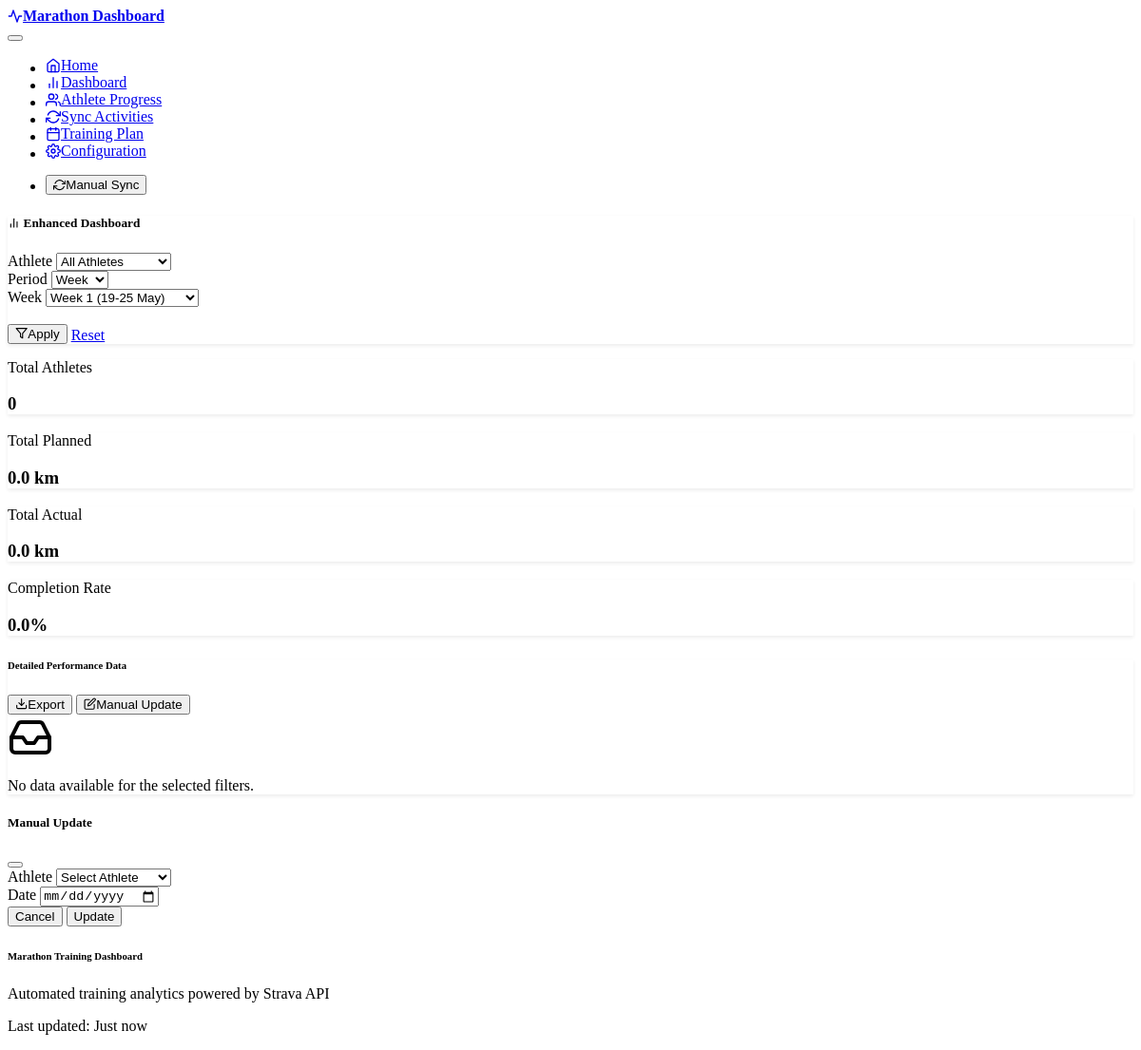
Page /dashboard on the earlier database version.
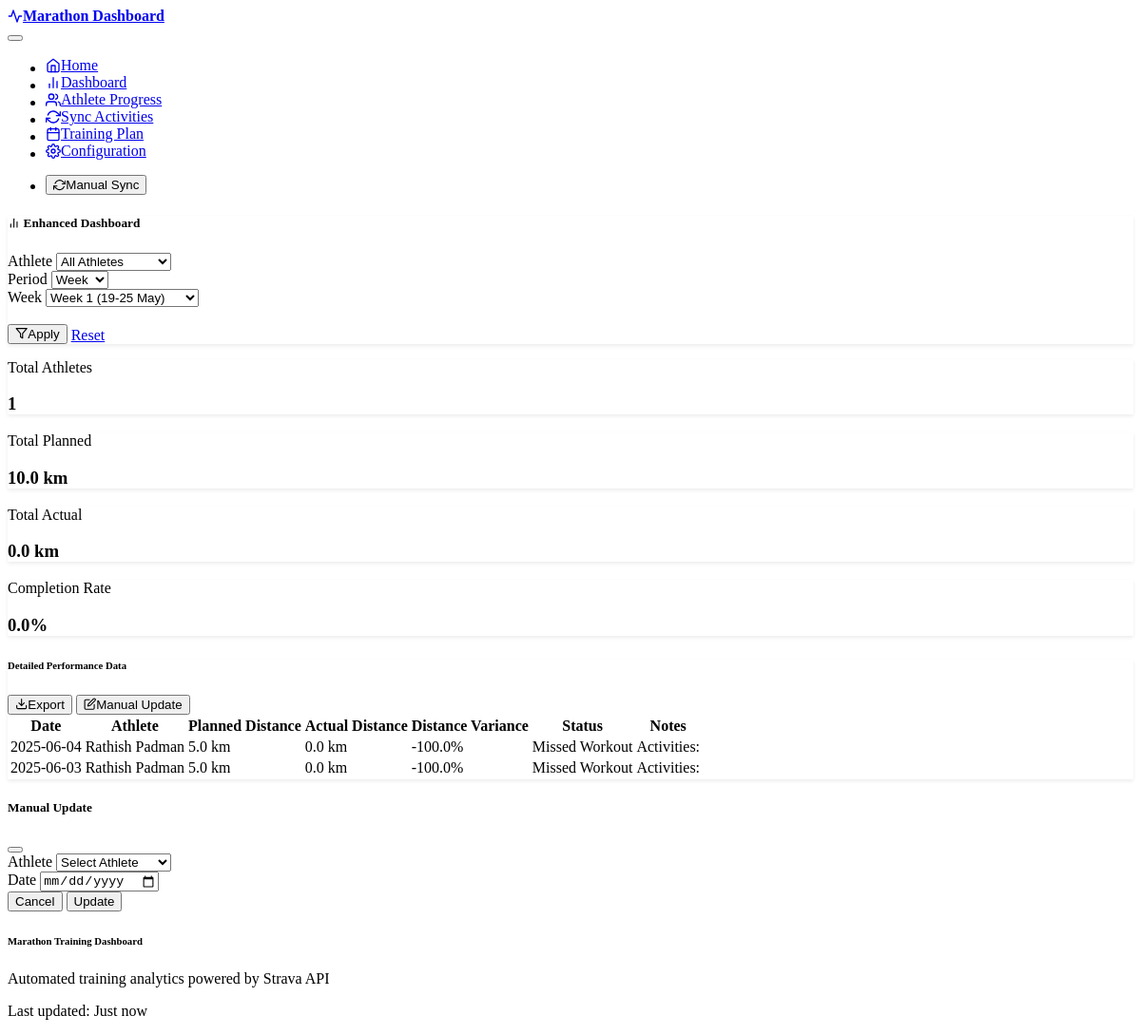
Same page on the later database version.
### models.py (models this page shows)
class DailySummary(db.Model):
    id = db.Column(db.Integer, primary_key=True)
    athlete_id = db.Column(db.Integer,
                           db.ForeignKey('athlete.id'),
                           nullable=False)
    summary_date = db.Column(db.DateTime, nullable=False)
    actual_distance_km = db.Column(db.Float, nullable=True)
    planned_distance_km = db.Column(db.Float, nullable=True)
    actual_pace_min_per_km = db.Column(db.Float, nullable=True)
    planned_pace_min_per_km = db.Column(db.Float, nullable=True)
    distance_variance_percent = db.Column(db.Float, nullable=True)
    pace_variance_percent = db.Column(db.Float, nullable=True)
    status = db.Column(db.String(50),
                       nullable=True)  # On Track, Under-performed, etc.
    notes = db.Column(db.Text, nullable=True)
    created_at = db.Column(db.DateTime, default=datetime.utcnow)
    __table_args__ = (
        UniqueConstraint('athlete_id', 'summary_date', name='uq_daily_summary_athlete_date'),
        db.Index('idx_daily_summary_date', 'summary_date'),
        db.Index('idx_daily_summary_athlete', 'athlete_id'),
        db.Index('idx_daily_summary_status', 'status')
    )
    __table_args__ = (UniqueConstraint('athlete_id', 'summary_date', name='uq_daily_summary_athlete_date'),)

class Athlete(db.Model):
    id = db.Column(db.Integer, primary_key=True)
    name = db.Column(db.String(100), nullable=False)
    strava_athlete_id = db.Column(db.Integer, unique=True, nullable=True)
    refresh_token = db.Column(db.String(255), nullable=True)
    access_token = db.Column(db.String(255), nullable=True)
    token_expires_at = db.Column(db.DateTime, nullable=True)
    is_active = db.Column(db.Boolean, default=True)
    created_at = db.Column(db.DateTime, default=datetime.utcnow)
    activities = db.relationship('Activity', backref='athlete', lazy=True)
    planned_workouts = db.relationship('PlannedWorkout',
                                       backref='athlete',
                                       lazy=True)
    daily_summaries = db.relationship('DailySummary',
                                      backref='athlete',
                                      lazy=True)

### routes.py (the view, shortened to what this page needs)
@app.route('/dashboard')
def dashboard():
    try:
        athlete_filter = request.args.get('athlete_id', type=int)
        date_filter = request.args.get('date')
        period_filter = request.args.get('period', 'week')  # Default to week view
        activity_filter = request.args.get('activity_type', 'all')
        week_filter = request.args.get('week')
        month_filter = request.args.get('month')
        start_date_filter = request.args.get('start_date')
        end_date_filter = request.args.get('end_date')
        base_date = datetime(2025, 5, 19)  # Week 1 starts May 19
        current_date = datetime.now()
        days_since_base = (current_date.date() - base_date.date()).days
        current_week_num = (days_since_base // 7) + 1
        if period_filter == 'day':
            if start_date_filter:
                target_date = datetime.strptime(start_date_filter, '%Y-%m-%d')
            else:
                target_date = datetime.now().replace(hour=0, minute=0, second=0, microsecond=0)
        elif period_filter == 'week':
            if week_filter:
                week_num = int(week_filter.split('-')[1]) - 1
                target_date = base_date + timedelta(weeks=week_num)
            else:
                target_date = base_date + timedelta(weeks=current_week_num - 1)
                week_filter = f"week-{current_week_num}"
        else:
            target_date = datetime.now().replace(hour=0, minute=0, second=0, microsecond=0)
        all_athletes = db.session.query(Athlete).filter_by(is_active=True).order_by(Athlete.name).all()
        dashboard_data = get_enhanced_dashboard_data(
            target_date, athlete_filter, period_filter, activity_filter,
            start_date_filter, end_date_filter
        )
        dashboard_builder = DashboardBuilder()
        weekly_trends = dashboard_builder.get_weekly_trends(target_date)
        return render_template('dashboard.html',
                               dashboard_data=dashboard_data,
                               weekly_trends=weekly_trends,
                               target_date=target_date,
                               all_athletes=all_athletes,
                               filters={
                                   'athlete_id': athlete_filter,
                                   'date': date_filter,
                                   'period': period_filter,
                                   'activity_type': activity_filter,
                                   'week': week_filter,
                                   'month': month_filter,
                                   'start_date': start_date_filter,
                                   'end_date': end_date_filter
                               })
    except Exception as e:
        logger.error(f"Error loading dashboard: {e}")
        flash(f"Error loading dashboard: {e}", "error")
        return redirect(url_for('index'))

### templates/dashboard.html (shortened to what this page needs)
{% extends "base.html" %}
{% block content %}
<div class="container">
    <div class="row mb-4">
        <div class="col-12">
            <div class="card">
                <div class="card-header">
                    <h5 class="card-title mb-3">
                        <i data-feather="bar-chart-2" class="me-2"></i>
                        Enhanced Dashboard
                    </h5>
                    <form method="GET" class="row g-3">
                        <div class="col-md-3">
                            <label for="athlete_filter" class="form-label">Athlete</label>
                            <select name="athlete_id" id="athlete_filter" class="form-select">
                                <option value="">All Athletes</option>
                            </select>
                        </div>
                        <div class="col-md-2">
                            <label for="period_filter" class="form-label">Period</label>
                            <select name="period" id="period_filter" class="form-select" onchange="toggleDateInputs()">
                                <option value="week" {% if filters.period == 'week' %}selected{% endif %}>Week</option>
                            </select>
                        </div>
                        <div class="col-md-2" id="week_selector_container" style="display: none;">
                            <label for="week_selector" class="form-label">Week</label>
                            <select name="week" id="week_selector" class="form-select">
                                <option value="week-1">Week 1 (19-25 May)</option>
                            </select>
                        </div>
                        <div class="col-md-3">
                            <label class="form-label">&nbsp;</label>
                            <div class="d-flex gap-2">
                                <button type="submit" class="btn btn-primary">
                                    <i data-feather="filter" class="me-1"></i>Apply
                                </button>
                                <a href="{{ url_for('dashboard') }}" class="btn btn-outline-secondary">Reset</a>
                            </div>
                        </div>
                    </form>
                </div>
            </div>
        </div>
    </div>
    <div class="row mb-4">
        <div class="col-md-3">
            <div class="card bg-primary text-white h-100">
                <div class="card-body">
                    <div class="d-flex justify-content-between">
                        <div>
                            <p class="card-text">Total Athletes</p>
                            <h3 class="mb-0" id="tile-total-athletes">{{ dashboard_data.period_stats.total_athletes }}</h3>
                        </div>
                    </div>
                </div>
            </div>
        </div>
        <div class="col-md-3">
            <div class="card bg-success text-white h-100">
                <div class="card-body">
                    <div class="d-flex justify-content-between">
                        <div>
                            <p class="card-text">Total Planned</p>
                            <h3 class="mb-0" id="tile-total-planned">{{ "%.1f"|format(dashboard_data.period_stats.total_planned) }} km</h3>
                        </div>
                    </div>
                </div>
            </div>
        </div>
        <div class="col-md-3">
            <div class="card bg-info text-white h-100">
                <div class="card-body">
                    <div class="d-flex justify-content-between">
                        <div>
                            <p class="card-text">Total Actual</p>
                            <h3 class="mb-0" id="tile-total-actual">{{ "%.1f"|format(dashboard_data.period_stats.total_actual) }} km</h3>
                        </div>
                    </div>
                </div>
            </div>
        </div>
        <div class="col-md-3">
            <div class="card bg-{{ 'success' if dashboard_data.period_stats.completion_rate >= 80 else 'warning' if dashboard_data.period_stats.completion_rate >= 60 else 'danger' }} text-white h-100">
                <div class="card-body">
                    <div class="d-flex justify-content-between">
                        <div>
                            <p class="card-text">Completion Rate</p>
                            <h3 class="mb-0" id="tile-completion-rate">{{ "%.1f"|format(dashboard_data.period_stats.completion_rate) }}%</h3>
                        </div>
                    </div>
                </div>
            </div>
        </div>
    </div>
    <div class="row mb-4">
        <div class="col-12">
            <div class="card">
                <div class="card-header d-flex justify-content-between align-items-center">
                    <h6 class="mb-0">Detailed Performance Data</h6>
                    <div class="btn-group">
                        <button class="btn btn-sm btn-outline-primary" onclick="exportToCSV()">
                            <i data-feather="download" class="me-1"></i>Export
                        </button>
                        <button class="btn btn-sm btn-primary" onclick="showManualUpdateModal()">
                            <i data-feather="edit" class="me-1"></i>Manual Update
                        </button>
                    </div>
                </div>
                <div class="card-body">
                    {% if dashboard_data.summaries %}
                    <div class="table-responsive">
                        <table class="table table-hover" id="summaryTable">
                            <thead>
                                <tr>
                                    <th>Date</th>
                                    <th>Athlete</th>
                                    <th>Planned Distance</th>
                                    <th>Actual Distance</th>
                                    <th>Distance Variance</th>
                                    <th>Status</th>
                                    <th>Notes</th>
                                </tr>
                            </thead>
                            <tbody>
                                {% for summary in dashboard_data.summaries %}
                                <tr>
                                    <td>{{ summary.date.strftime('%Y-%m-%d') }}</td>
                                    <td>{{ summary.athlete_name }}</td>
                                    <td>{{ "%.1f"|format(summary.planned_distance) }} km</td>
                                    <td>{{ "%.1f"|format(summary.actual_distance) }} km</td>
                                    <td>
                                        {% if summary.distance_variance > 0 %}
                                            <span class="text-success">+{{ "%.1f"|format(summary.distance_variance) }}%</span>
                                        {% elif summary.distance_variance < 0 %}
                                            <span class="text-danger">{{ "%.1f"|format(summary.distance_variance) }}%</span>
                                        {% else %}
                                            <span class="text-muted">0%</span>
                                        {% endif %}
                                    </td>
                                    <td>
                                        {% if summary.status == 'On Track' %}
                                            <span class="badge bg-success">{{ summary.status }}</span>
                                        {% elif summary.status == 'Over-performed' %}
                                            <span class="badge bg-info">{{ summary.status }}</span>
                                        {% elif summary.status == 'Under-performed' %}
                                            <span class="badge bg-warning">{{ summary.status }}</span>
                                        {% elif summary.status == 'Missed Workout' %}
                                            <span class="badge bg-danger">{{ summary.status }}</span>
                                        {% else %}
                                            <span class="badge bg-secondary">{{ summary.status }}</span>
                                        {% endif %}
                                    </td>
                                    <td>{{ summary.notes or '-' }}</td>
                                </tr>
                                {% endfor %}
                            </tbody>
                        </table>
                    </div>
                    {% else %}
                    <div class="text-center py-4">
                        <i data-feather="inbox" style="width: 3rem; height: 3rem;" class="text-muted mb-3"></i>
                        <p class="text-muted">No data available for the selected filters.</p>
                    </div>
                    {% endif %}
                </div>
            </div>
        </div>
    </div>
</div>
<div class="modal fade" id="manualUpdateModal" tabindex="-1">
    <div class="modal-dialog">
        <div class="modal-content">
            <div class="modal-header">
                <h5 class="modal-title">Manual Update</h5>
                <button type="button" class="btn-close" data-bs-dismiss="modal"></button>
            </div>
            <div class="modal-body">
                <form id="manualUpdateForm">
                    <div class="mb-3">
                        <label for="updateAthlete" class="form-label">Athlete</label>
                        <select class="form-select" id="updateAthlete" required>
                            <option value="">Select Athlete</option>
                        </select>
                    </div>
                    <div class="mb-3">
                        <label for="updateDate" class="form-label">Date</label>
                        <input type="date" class="form-control" id="updateDate" required>
                    </div>
                </form>
            </div>
            <div class="modal-footer">
                <button type="button" class="btn btn-secondary" data-bs-dismiss="modal">Cancel</button>
                <button type="button" class="btn btn-primary" onclick="performManualUpdate()">Update</button>
            </div>
        </div>
    </div>
</div>
{% endblock %}

Differences in the rows shown:
added DailySummary: date "2025-06-04", planned_distance "5.0", distance_variance "-100.0", status "Missed Workout", notes "Activities:"
now on this page (row edited): Athlete: athlete_name "Rathish Padman" "Rathish Padman"
added DailySummary: date "2025-06-03", planned_distance "5.0", distance_variance "-100.0", status "Missed Workout", notes "Activities:"
Other differences:
{{ dashboard_data.period_stats.total_athletes }}: "0" → "1"
{{ "%.1f"|format(dashboard_data.period_stats.total_planned) }}: "0.0" → "10.0"
text no longer shown: "No data available for the selected filters."
text now shown: "Date Athlete Planned Distance Actual Distance Distance Variance Status Notes"
new list line: "km 0.0 km %"
